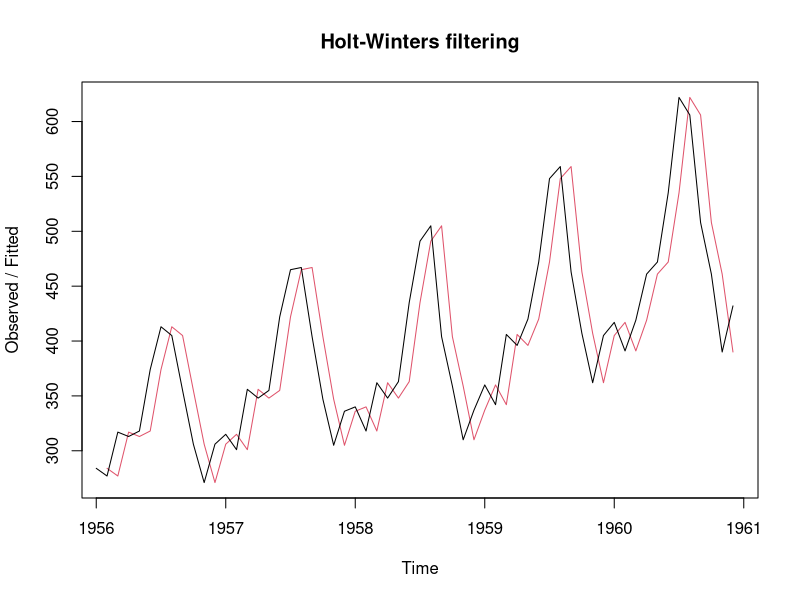

Here is the R script that generated this plot: (Note: this script raises an error after producing the figure.)
AirPassengers
AirPassengers=data.frame(AirPassengers)
AirPassengers
AirPassengers1=AirPassengers[-c(1:84),]
#Exponential Smoothing for Airpassengers -- last five years
fiveses=ts(AirPassengers1,start = c(1956,1),end = c(1960,12),frequency = 12)
fiveses
airpass=HoltWinters(fiveses,beta = F,gamma = F)
plot(airpass)
fairpass=forecast(airpass,5)
plot(fairpass)
accuracy(fairpass)
shapiro.test(fairpass$residuals)
Box.test(fairpass$residuals,type = "Ljung-Box")
#ARIMA for Airpassengers -- last five years
library(tseries)
plot(fiveses)
abline(reg=lm(fiveses~time(fiveses)))
plot(diff(log(fiveses)))
pacf(diff(log(fiveses)))
acf(diff(log(fiveses)))
model=arima(log(fiveses),c(1,1,1),seasonal =list(order=c(1,1,1),period=12))
predict=predict(model,n.ahead = 12*1)
predictf=2.718^predict$pred
predictf
accuracy(model)